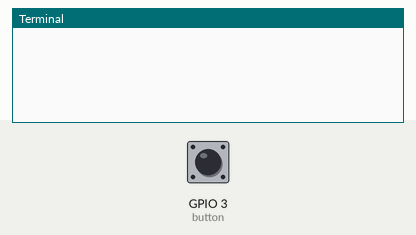
The program below on a simulated Raspberry Pi (BCM pin numbers). On the bench: the last lines printed to the terminal. The inputs (shaded band) are chosen by the test bench; at power-on: GPIO 3 (button) HIGH.

Above: at 1.2 s.
1.3 s: GPIO 3 (button) pulled LOW for 0.15 s
At 2.5 s:
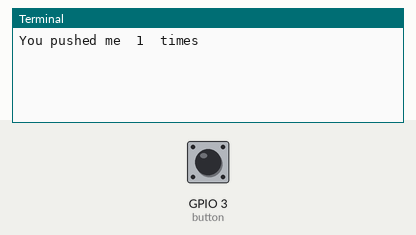
2.9 s: GPIO 3 (button) pulled LOW for 1 s
At 4.5 s:
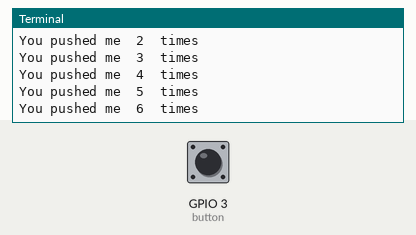
5.4 s: GPIO 3 (button) pulled LOW for 0.15 s
At 5.7 s:
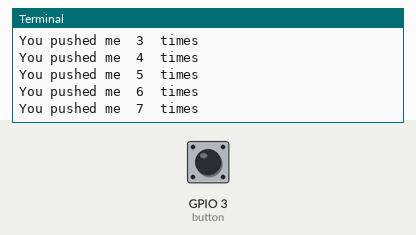
Timing chart, 0 to 8.4 s (numbered marks = the images above; inputs shaded):
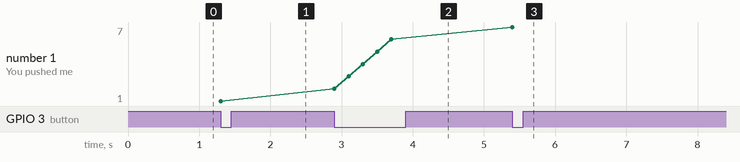

The program:

gpio_button.py
```python
from gpiozero import Button
from time import sleep

button = Button(3)
numberOfTimes = 1

while True:
    button.wait_for_press()
    print ("You pushed me ", numberOfTimes, " times ")
    numberOfTimes = numberOfTimes + 1
    sleep(0.2)
```

Measured:
- after the input at 1.3 s, the terminal: prints a new line at once (image 1)
- after the input at 2.9 s, the terminal: prints a new line at once (image 2)
- after the input at 5.4 s, the terminal: prints a new line at once (image 3)
- plotted number 1: 1 → 6 after the input at 2.9 s, 6 → 7 after the input at 5.4 s
